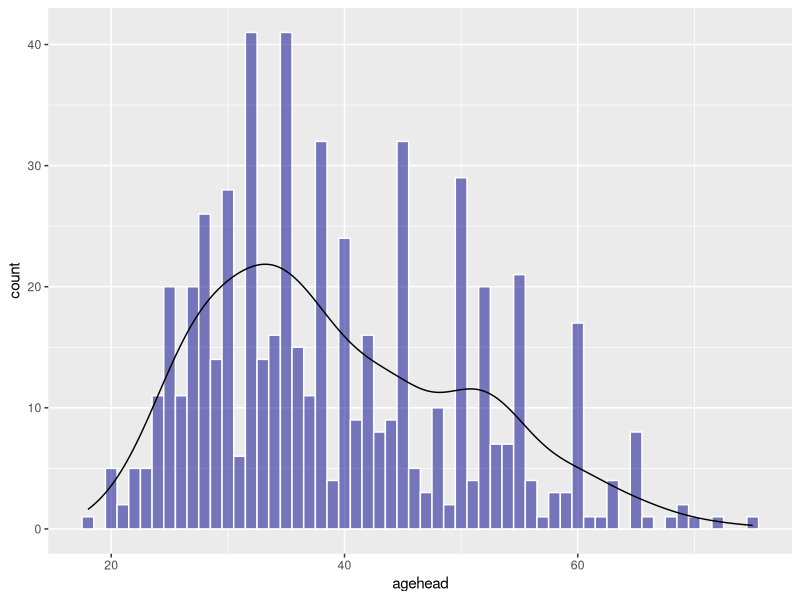
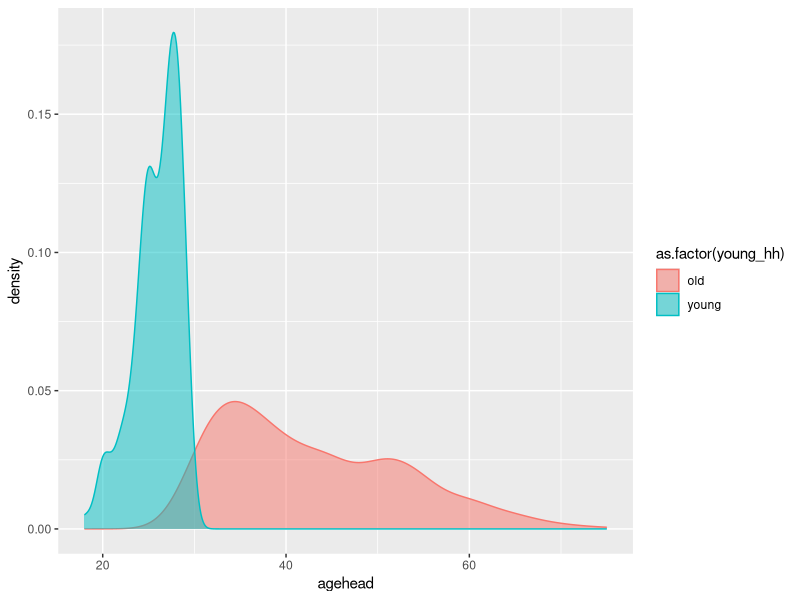
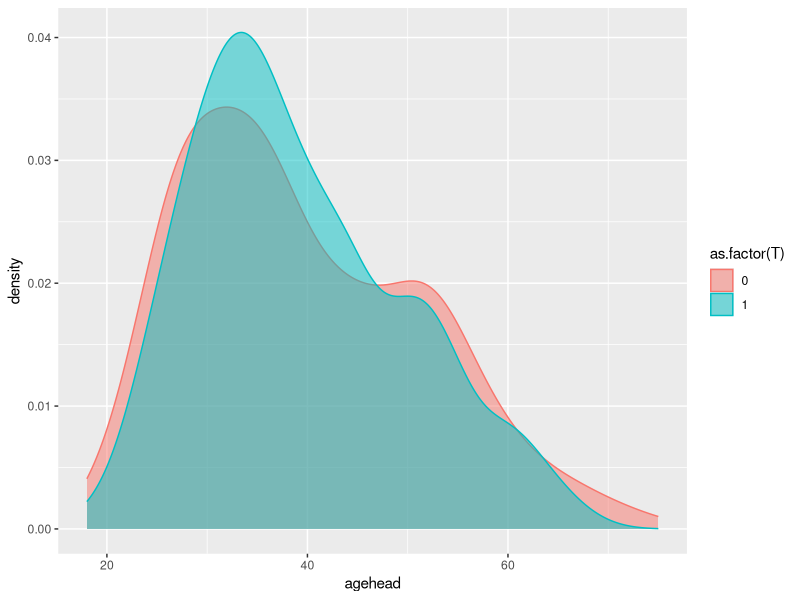

The R source for these figures, in order: (Note: this script raises an error after producing the figures.)
#Basic Analysis in R

# One of the nice things about R is that you can customize everything
# This also can be a pain, so here are a few basics to get started

options(stringsAsFactors = FALSE) # good to turn this option off; for more see, http://simplystatistics.org/2015/07/24/stringsasfactors-an-unauthorized-biography/

#find current directory
getwd()
#define your directory
setwd("C:/Users/jstein/Desktop/R stuff")


## Reading data in: step by step

# hh <- read.csv("hh_91_baseline.csv")
# 
# From right to left...
# 
# read.csv("hh_91_practice.csv") : reads in `hh_91_practice.csv`.
# 
# <- : assigns the data read in by `read.csv` to an object.
# 
# hh_91_practice : the object that gets assigned
# 
# At the end of this, our csv file data will be in the R dataset `hh`.

#-------------------------------------------------------------------------------
hh <- read.csv("hh_91_baseline.csv")

## Our data

# Let's click on the dataset in the Environment pane in RStudio.

#-------------------------------------------------------------------------------

## Reading data in: Excel and Stata

# * Use `read_excel` to read Excel files.
# * Use `read_dta` for Stata files.

# 
# library(readxl)
# my_excel_data <- read_excel("my_excel_file.xlsx", sheet = 1)
# 
# library(haven)
# my_stata_data <- read_dta("my_stata_file.dta")
# 
# These functions come from the `readxl` and `haven` packages, which we load using
# the `library` function.

#-------------------------------------------------------------------------------

## Looking at data

# Use `class` to see what type of object `hh` is.

class(hh)

# `hh` is a data frame, which is the R name for a dataset.

#-------------------------------------------------------------------------------

## Looking at data: data types

# R stores data in objects of different kinds:
# 
# Vectors -- one-dimensional collection of numbers or character strings
# 
# Data frames -- two-dimensional collection (rows and columns) of mixed data
# 
# Lists -- arbitrary collection of other objects

#-------------------------------------------------------------------------------

## Looking at data: previewing the data

# Use `head` to see the first few rows.

head(hh)

# Or you can just open the dataset in RStudio

#-------------------------------------------------------------------------------

## Looking at data: data frame properties

# How many rows and columns does `hh` have? What are its variables?

nrow(hh)
ncol(hh)
names(hh)

#-------------------------------------------------------------------------------

## Looking at data: modifying variable names

# R is case sensitive, and it's generally not fun to deal with mixed case 
# variable names. 
# 
# Let's make sure we have all lower case variable names.

names(hh) <- tolower(names(hh))

#-------------------------------------------------------------------------------


## Looking at data: variables

# We work with individual variables by using the `$` extraction operator.

hh$agehead

# This is all the data in the `agehead` variable.

#-------------------------------------------------------------------------------

## Looking at data: rows and columns

# We can also use the more flexible `[]` extraction operator.

hh[1:5, c("educhead", "agehead", "hhland")]

# Rows and columns are separated by a comma.
# 
# If you leave out rows or columns (e.g. `hh[1:5, ]`), you get all rows (or 
# columns).

#-------------------------------------------------------------------------------

## Looking at data: variable types

# Variables in a data frame are vectors -- numeric vectors, character vectors, 
# etc.

class(hh$agehead)

#We may want to change the variable type some day
#a few good functions to know:
# varname <- as.character(n$a) #numeric to character
# varname <-as.numeric(n$a) #character to numeric
# varname <-as.Date(my_dates, format = "%m-%d-%Y") #date format
# varname <- as.factor(n$a)


#-------------------------------------------------------------------------------

## Looking at data: simple summaries

# We can now get summary statistics from the data in our dataset.

table(hh$agehead)
mean(hh$agehead)
summary(hh$agehead)
#summary() provides different output for each variable, depending on its class. 
#summary() displays the minimum, 1st quartile, median,
#mean, 3rd quartile, and maximum. 
str(hh) #this provides info on the structure of the dataset
table(hh$agehead, hh$sexhead)


#-------------------------------------------------------------------------------
#check for missing values
sum(is.na(hh$agehead))
#wow! we are so lucky: no missing values in household head age
# What would it look like if we did have missing values?

x <- c(1, NA, 2, NA, 3)
is.na(x)
sum(is.na(x))

#checking if ANY variables have missing values
sapply(hh, function(x) sum(is.na(x)))

#Dreams do come true! 

# **dplyr** -- tools for filtering, manipulating, aggregating data
# **tidyr** -- tools for reshaping data
# these are called packages. There are packages that do pretty much everything.
# to install a package, type install.packages("package name")
install.packages("dplyr")
install.packages("tidyr")
library(dplyr)
library(tidyr)
#let's find hhs with young hh heads
hh <- hh %>% 
  mutate(young_hh = ifelse(agehead < 30, "young", "old"))

ncol(hh) #and look at that, a new column is born!

#dplyr is a very neat package that uses pipes: these %>%
#I like to think about code as a story.
# pipes are similar to saying, "and then." 
hh %>% #use the hh data frame...and then
  group_by(young_hh) %>%  #group by young_hh
  summarize(n_obs = n(), 
            mean_fam = mean(famsize), 
            mean_age = mean(agehead), 
            mean_ed = mean(educhead)) #and then summarize these variables and call them these new names

#let's also look at female compared to male headed households
hh %>% #use the hh data frame
  group_by(sexhead) %>%  #and then group by sex
  summarize(n_obs = n(), 
            mean_fam = mean(famsize), 
            mean_age = mean(agehead), 
            mean_ed = mean(educhead)) #and then summarize these

#we can use pipes to filter rows, too
# Let's just look at HH with heads older than 50
hh2 <- hh %>% 
  filter(agehead>50) 
#and then sort
hh2 <- hh2[-order(hh2$agehead),]  #descending, note the - before order
hh2 <- hh2[order(hh2$agehead),]   #ascending

## Filtering columns
# We want to look only at the villiage id and the age of the head of HH from the recently filtered dataset.
hh3 <- hh2 %>% 
  select(vill, agehead)

#------------------------------------------------------------------------------------------------------------
#Ok, let's get an idea of the distribution
#I like to check the distribution of key varaibles via a graph
install.packages("ggplot2")
library(ggplot2)
ggplot(hh, aes(x=agehead)) + #/define the dataset and the x axis/#
  geom_histogram(binwidth=1, col="white", fill="darkblue", alpha=0.5) + #/set the graph type to histogram/#
  geom_density(aes(y = ..count..)) #/add a density line/#


# you can also use numbers
as.data.frame(table(hh$agehead))

#let's compare the distribution between old and young households
ggplot(hh, aes(agehead, fill = as.factor(young_hh), 
                color = as.factor(young_hh))) + 
  geom_density(alpha = 0.5)

#you can play around with this some more.
#I picked household head age, but there are other variables that might be more interesting

#---------------------------------------------------------------------------------------------------
#OK, random assignment time
set.seed(11082016) #we set the seed for replicability
#there are many ways to do random assignment in R, including used pacakges. I will show you two approaches
hh$T2 <- runif(nrow(hh),0,1) #assign a random number to each row

#sort the row
hh_sorted <- hh %>% 
  arrange(T2)

#create a cutoff to determine treatment or control. 0.5 is pretty standard.
hh_sorted2 <- hh_sorted %>% 
  mutate(treatment = ifelse(T2 < .5, "1", "0"))

#let's see how that worked out
hh_sorted2 %>% 
  group_by(treatment) %>% 
  summarize(n_obs = n()) #it looks like we have a fairly even distribution between T and C

#Another approach: we could just randomly apply 1s and 0s
hh$T<-sample(0:1, nrow(hh), replace=T) #random selection with replacement
hh %>% 
  group_by(T) %>% 
  summarize(n_obs = n()) #looks balanced; of course, we will test the balance later

#let's compare the distribution between treatment and control
ggplot(hh, aes(agehead, fill = as.factor(T), 
               color = as.factor(T))) + 
  geom_density(alpha = 0.5)
#beautiful

#let's see if the visual mataches the numbers
t.test(hh$agehead~ hh$T) #this is to run a simple difference of means test
#the code below compares each of the variables between treatment and control
lapply(hh[,c("agehead"
             , "sexhead"
             , "educhead"
             , "famsize"
             , "hhasset"
             , "expfd"
             , "expnfd"
             , "exptot"
             , "rice"
             , "wheat"
             , "milk"
             , "potato"
             , "egg"
             , "oil")]
       , function(x) t.test(x ~ hh$T, var.equal = TRUE))



#-------------------------------------------------------------------------
#Analysis
#Our selected outcome variable is the
#natural logarithm of the total expenditures.
hh$lnexptot<-log(hh$exptot) 
t.test(hh$exptot~ hh$rand)
#randomization seems to have worked, as there is no difference 

#let's fast forward to endline
end_hh <- read.csv("hh_91_endline.csv")
end_hh$lnexptot<-log(end_hh$exptot) 
t.test(end_hh$exptot~ end_hh$T)
#WOW! There is quite a difference between treatment and control!

#It is possible that the program impact depend on the characteristics of the microcredit
#beneficiaries. The evidence of a heterogeneous effect could help to
#unravel the channels through which the impact is generated.
hetero_impact_model <- glm(lnexptot ~ T + sexhead + educhead + famsize +agehead,  data = end_hh)
summary(hetero_impact_model)
#On average, each additional year of education of the household head is associated
# with a 6% increase of the program impact

# Other useful functions 
coefficients(hetero_impact_model) # model coefficients
confint(hetero_impact_model, level=0.95) # CIs for model parameters 
fitted(hetero_impact_model) # predicted values
residuals(hetero_impact_model) # residuals
anova(hetero_impact_model) # anova table 
vcov(hetero_impact_model) # covariance matrix for model parameters 
plot(hetero_impact_model) #view regression plots

